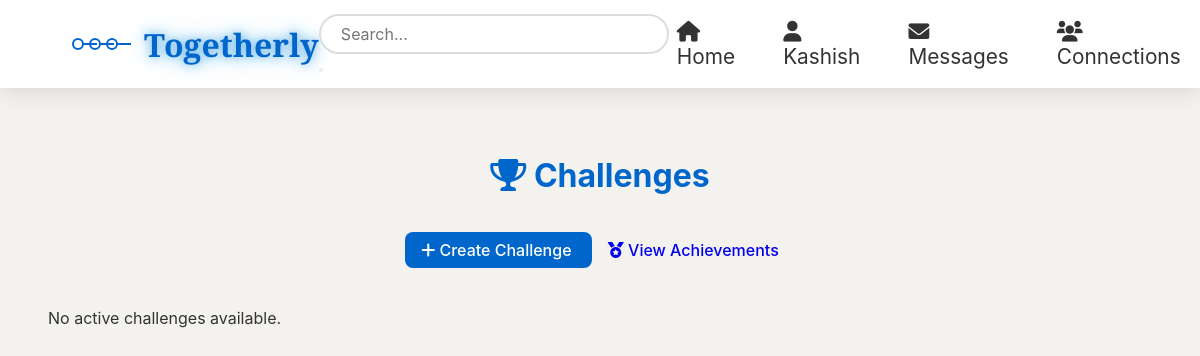
Before: /challenges/ (signed in) with the older database file.
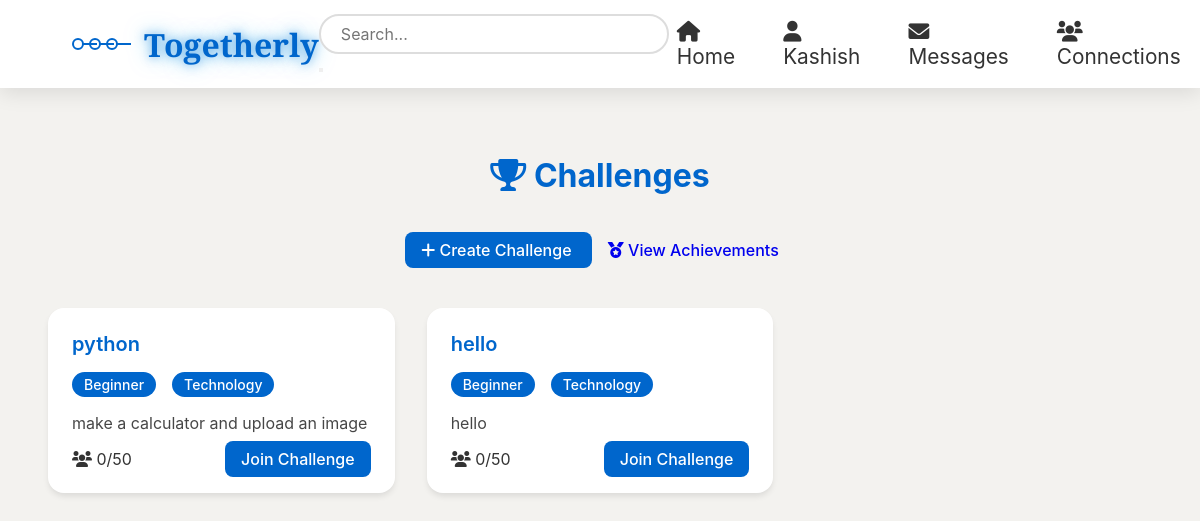
After: the same page with the newer database file.
### users/models.py (models this page shows, shortened)
class User(AbstractUser):
    email = models.EmailField(unique=True)

### challenges/models.py (models this page shows, shortened)
class SkillChallenge(models.Model):
    DIFFICULTY_CHOICES = [
        ('beginner', 'Beginner'),
        ('intermediate', 'Intermediate'),
        ('advanced', 'Advanced')
    ]
    CATEGORY_CHOICES = [
        ('tech', 'Technology'),
        ('design', 'Design'),
        ('marketing', 'Marketing'),
        ('business', 'Business Strategy'),
        ('writing', 'Content Writing'),
        ('data', 'Data Analysis')
    ]
    creator = models.ForeignKey(User, on_delete=models.CASCADE)
    title = models.CharField(max_length=200)
    description = models.TextField()
    difficulty = models.CharField(max_length=20, choices=DIFFICULTY_CHOICES)
    category = models.CharField(max_length=20, choices=CATEGORY_CHOICES)
    start_date = models.DateTimeField()
    end_date = models.DateTimeField()
    max_participants = models.IntegerField(default=50)
    prize_description = models.TextField(blank=True)
    created_at = models.DateTimeField(auto_now_add=True)
    image = models.ImageField(upload_to='challenge_images/', null=True, blank=True)
    def get_participants_count(self):
        return self.challengeparticipation_set.count()

### challenges/views.py (the view)
# urls.py: path('', views.challenge_list, name='challenge_list'),
@login_required
def challenge_list(request):
    active_challenges = SkillChallenge.objects.filter(
        end_date__gte=timezone.now()
    ).annotate(
        participants_count=Count('challengeparticipation')
    ).order_by('start_date')
    user_participations = ChallengeParticipation.objects.filter(
        user=request.user
    ).values_list('challenge_id', flat=True)
    context = {
        'active_challenges': active_challenges,
        'user_participations': user_participations,
    }
    return render(request, 'challenges/challenge_list.html', context)

### challenges/templates/challenges/challenge_list.html (shortened to what this page needs)
<!DOCTYPE html>
<html lang="en">
<head>
    <link rel="stylesheet" href="https://cdnjs.cloudflare.com/ajax/libs/font-awesome/6.0.0-beta3/css/all.min.css">
</head>
<body>
    <div class="navbar">
        <div class="logo">
            <div class="logo-icon">
                <div class="logo-circle"></div>
                <div class="logo-circle"></div>
                <div class="logo-circle"></div>
            </div>
            <span class="logo-text">Togetherly</span>
        </div>
        <div class="search-container">
            <div class="search-box">
                <input type="text" class="search-input" placeholder="Search...">
                <button class="search-btn">
                </button>
            </div>
        </div>
        <div class="nav-links">
            {% if user.is_authenticated %}
                <div class="nav-item">
                    <a href="{% url 'home' %}"><i class="fas fa-home"></i> Home</a>
                </div>
                <div class="nav-item">
                    <a href="{% url 'profile' %}"><i class="fas fa-user"></i> {{ user.first_name|default:user.username }}</a>
                </div>
                <div class="nav-item">
                    <a href="{% url 'messaging' %}"><i class="fas fa-envelope"></i> Messages</a>
                </div>
                <div class="nav-item">
                    <a href="{% url 'connections' %}"><i class="fas fa-users"></i> Connections</a>
                </div>
            {% endif %}
        </div>
    </div>
    <main class="main-content">
        <h1 class="page-title" style="text-align: center;line-height: 8rem;color: #0066cc;">
            <i class="fas fa-trophy"></i> Challenges
        </h1>
        <div class="challenge-actions" style="text-align: center; margin-bottom: 2rem;">
            <a href="{% url 'create_challenge' %}" class="btn btn-primary">
                <i class="fas fa-plus"></i> Create Challenge
            </a>
            <a href="{% url 'user_achievements' %}" class="btn btn-secondary">
                <i class="fas fa-medal"></i> View Achievements
            </a>
        </div>
        <div class="challenges-grid">
            {% for challenge in active_challenges %}
            <div class="challenge-card">
                <h3 class="challenge-title">{{ challenge.title }}</h3>
                <div class="challenge-info">
                    <span class="badge">{{ challenge.get_difficulty_display }}</span>
                    <span class="badge">{{ challenge.get_category_display }}</span>
                </div>
                <p class="challenge-description">{{ challenge.description|truncatewords:30 }}</p>
                <div class="challenge-footer">
                    <div class="challenge-stats">
                        <i class="fas fa-users"></i> {{ challenge.get_participants_count }}/{{ challenge.max_participants }}
                    </div>
                    <div class="challenge-actions">
                        {% if challenge.id in user_participations %}
                        <a href="{% url 'challenge_detail' challenge.id %}" class="btn btn-primary">View Submission</a>
                        {% else %}
                        <a href="{% url 'challenge_detail' challenge.id %}" class="btn btn-primary">Join Challenge</a>
                        {% endif %}
                    </div>
                </div>
            </div>
            {% empty %}
            <div class="no-challenges">
                <p>No active challenges available.</p>
            </div>
            {% endfor %}
        </div>
    </main>
</body>
</html>

### challenges/templates/challenges/challenge_list.html (style rules this page uses)
:root { --primary-color: #0066cc; --bg-color: #f3f2ef; --text-color: #333; --card-bg: #ffffff; --border-color: #e0e0e0; --hover-bg: #f5f5f5; --nav-bg: #ffffff; --shadow-color: rgba(0, 0, 0, 0.1); }
* { margin: 0; padding: 0; box-sizing: border-box; font-family: -apple-system, system-ui, BlinkMacSystemFont, "Segoe UI", Roboto; }
body { background: var(--bg-color); color: var(--text-color); }
.navbar { position: fixed; top: 0; left: 0; width: 100%; padding: 1rem 2rem; background: var(--nav-bg); backdrop-filter: blur(10px); -webkit-backdrop-filter: blur(10px); box-shadow: 0 5px 20px rgba(0, 0, 0, 0.1); display: flex; justify-content: space-between; align-items: center; z-index: 1000; height: 5.5rem; transition: all 0.3s ease; }
.logo { display: flex; align-items: center; gap: 10px; margin-left: 2.5rem; }
.logo-icon { display: flex; align-items: center; gap: 5px; animation: float 3s ease-in-out infinite; }
.logo-circle { width: 12px; height: 12px; border: 2px solid var(--primary-color); border-radius: 50%; position: relative; }
.logo-circle::after { content: ''; position: absolute; top: 50%; left: 100%; width: 15px; height: 2px; background: var(--primary-color); transform: translateY(-50%); }
.logo-text { font-family: 'Cinzel', serif; font-size: 32px; font-weight: 600; color: var(--primary-color); margin-left: 1rem; text-shadow: 0 0 10px rgba(0, 102, 204, 0.5), 0 0 20px rgba(0, 194, 255, 0.5); transition: text-shadow 0.5s ease; }
.search-container { display: flex; justify-content: center; align-items: center; min-height: 100px; }
.search-box { position: relative; }
.search-input { padding: 10px 40px 10px 20px; width: 350px; height: 40px; background-color: white; border: 2px solid #ddd; border-radius: 25px; outline: none; transition: all 0.3s ease; font-size: 16px; }
.nav-links { display: flex; justify-content: space-between; margin-right: 4rem; }
.nav-item { display: flex; flex-direction: column; align-items: center; gap: 4px; text-decoration: none; font-size: 0.8em; padding: 0 8px; cursor: pointer; margin-right: 2rem; }
.nav-item a { font-size: 1.3rem; text-decoration: none; color: var(--text-color); position: relative; transition: color 0.3s ease; }
.nav-item a::after { content: ''; position: absolute; bottom: -5px; left: 0; width: 0; height: 2px; background: var(--primary-color); transition: width 0.3s ease; }
.main-content { padding: 7rem 2rem 2rem; max-width: 1200px; margin: 0 auto; }
.challenges-grid { display: grid; grid-template-columns: repeat(auto-fill, minmax(300px, 1fr)); gap: 2rem; padding: 1rem; }
.challenge-card { background: var(--card-bg); border-radius: 1rem; padding: 1.5rem; box-shadow: 0 4px 6px -1px var(--shadow-color); transform-style: preserve-3d; transition: all 0.3s ease; position: relative; overflow: hidden; }
.challenge-card::before { content: ''; position: absolute; top: 0; left: 0; right: 0; bottom: 0; background: linear-gradient( 135deg, var(--primary-color) 0%, transparent 100% ); opacity: 0; transition: opacity 0.3s ease; border-radius: 1rem; }
.challenge-title { font-size: 1.25rem; font-weight: 600; margin-bottom: 1rem; color: var(--primary-color); }
.challenge-info { display: flex; gap: 1rem; margin-bottom: 1rem; }
.badge { padding: 0.25rem 0.75rem; border-radius: 9999px; font-size: 0.875rem; font-weight: 500; background-color: var(--primary-color); color: white; }
.challenge-description { margin-bottom: 1rem; color: var(--text-color); opacity: 0.9; }
.challenge-footer { display: flex; justify-content: space-between; align-items: center; margin-top: 1rem; }
.btn { padding: 0.5rem 1rem; border-radius: 0.5rem; font-weight: 500; text-decoration: none; transition: all 0.3s ease; border: none; cursor: pointer; }
.btn-primary { background-color: var(--primary-color); color: white; }
.challenge-card { animation: fadeIn 0.5s ease-out forwards; }

Changed rows visible on the page:
added SkillChallenge: title "python", difficulty "Beginner", category "Technology", description "make a calculator and upload an image", get_participants_count "0", max_participants "50", shows "Join Challenge"
added SkillChallenge: title "hello", difficulty "Beginner", category "Technology", description "hello", get_participants_count "0", max_participants "50", shows "Join Challenge"
Other visible differences:
text no longer shown: "No active challenges available."
